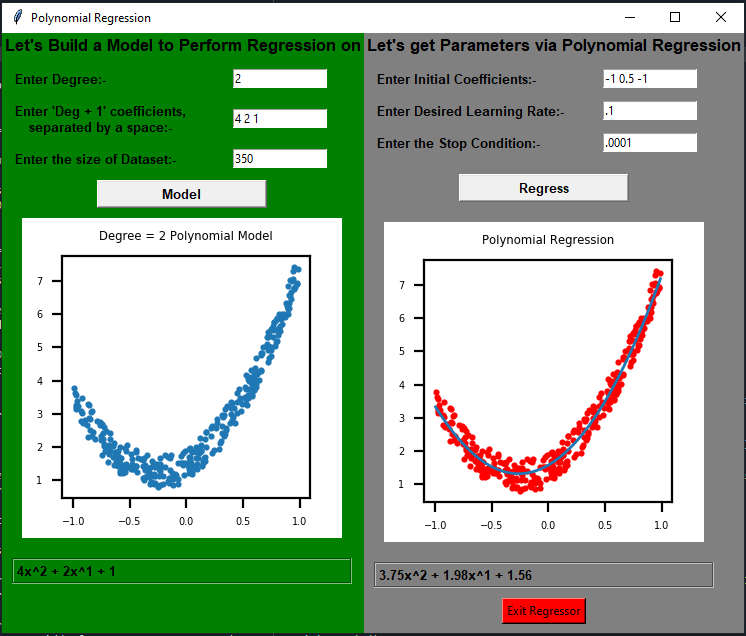

The Python source for this figure:
import numpy as np
from tkinter import *
import torch
import matplotlib; matplotlib.use("TkAgg")
from matplotlib.backends.backend_tkagg import FigureCanvasTkAgg
from matplotlib.figure import Figure

matplotlib.rcParams.update({'font.size': 3.5})
font1 = ('Helvetica', 13, 'bold')
font2 = ('Helvetica', 10, 'bold')

gui = Tk()
gui.geometry('742x600+200+50')
gui.title('Polynomial Regression')

def mdl():
    global c, n, x1, x, y, d
    degree = deg.get(); d = int(degree)
    c1 = co.get(); c = [float(i) for i in (c1.split(sep = ' '))]; 
    c2 = c1.split(sep = " ");
    n1 = nnum.get(); n = int(n1);
    
    x1 = torch.ones(n, 2);
    x1[:, 0].uniform_(-1, 1);
    x1, indicies = torch.sort(x1, 0)
    
    c = torch.as_tensor(c);
    x = torch.ones(n, d + 1);
    for i in range(0, d + 1, 1):
        x[:, len(x[1]) - 1 - i] = pow(x1[:,0], i)
    y = x@c + torch.rand(n);
    
    s = 'x'
    p = ''
    for i in range(0, d + 1, 1):
        if (i < d):
            s1 = str(c2[i]) + s + '^' + str(d-i) + ' + '
        else:
            s1 = str(c2[i])
        p += s1
   
    parammlabel['text'] = p
    
    f = Figure(figsize = (1.6, 1.6), dpi = 200)
    f1 = f.add_subplot(111)
    f1.scatter(x1[:,0], y, s = 1.5)
    t = "Degree = " + str(d) + " Polynomial Model"
    f1.set_title(t)
    canv = FigureCanvasTkAgg(f, model)
    canv.get_tk_widget().grid(column = 0, row = 7, padx = 20, pady = 10, columnspan = 2, sticky = 'w')

def mse(y, yhat): return((y - yhat)**2).mean()

def quitc(): gui.destroy()

def update():
    yhat = x@a
    loss = mse(y, yhat)
    loss.backward() # The derivate
    with torch.no_grad():
      a.sub_(lr * a.grad)
      a.grad.zero_()
    return loss

def poly():
    global a, b, t, losso, lr
    b = ci.get(); b = [float(i) for i in (b.split(sep = " "))];
    a = torch.as_tensor(b); a = torch.nn.Parameter(a)
    lr = lrate.get(); lr = float(lr);
    stop = sc.get(); stop = float(stop);
    losso = 0; t = 0;
    
    while(True):
        l = update()
        if(abs(l - losso) <= stop): break
        losso = l
        t += 1
    
    b1 = np.array(a.data)
    b1 = [round(i, 2) for i in b1]
    s = 'x'
    p = ''
    for i in range(0, d + 1, 1):
        if (i < d):
            s1 = str(b1[i]) + s + '^' + str(d-i) + ' + '
        else:
            s1 = str(b1[i])
        p += s1
    
    rparammlabel['text'] = p
    
    ff = Figure(figsize = (1.6, 1.6), dpi = 200)
    ff1 = ff.add_subplot(111)
   
    ff1.scatter(x1[:,0], y, s = 1.5, c = "red");
    line, = ff1.plot(x1[:,0], x@a.data, linewidth = 1)
    ff1.set_title("Polynomial Regression")
    
    canv = FigureCanvasTkAgg(ff, regressor)
    canv.get_tk_widget().grid(column = 0, row = 7, padx = 20, pady = 10, columnspan = 2, sticky = 'w')


model = Frame(gui, bg = 'green', width = 400); model.pack(side=LEFT, fill = BOTH)
title1 = Label(model, text = "Let's Build a Model to Perform Regression on", font = font1, bg = 'green')
title1.grid(column = 0, row = 0, columnspan = 4)

deglabel = Label(model, text = "Enter Degree:-", font = font2, bg = 'green'); deglabel.grid(column = 0, row = 2, padx = 10, pady = 10, sticky = 'w')
deg = Entry(model, width = 15); deg.grid(column = 1, row = 2, padx = 10, pady = 10, sticky = 'w')

coelabel = Label(model, text = "Enter 'Deg + 1' coefficients,\nseparated by a space:-", font = font2, bg = 'green'); coelabel.grid(column = 0, row = 3, padx = 10, sticky = 'w')
co = Entry(model, width = 15); co.grid(column = 1, row = 3, padx = 10, sticky = 'w')

nlabel = Label(model, text = "Enter the size of Dataset:-", font = font2, bg = 'green'); nlabel.grid(column = 0, row = 4, padx = 10, pady = 10, sticky = 'w')
nnum = Entry(model, width = 15); nnum.grid(column = 1, row = 4, padx = 10, pady = 10, sticky = 'w')
                             
modelbut = Button(model, text = "Model", font = font2, bd = 2, relief = "raised", width = 20, comman = mdl); modelbut.grid(column = 0, row = 6, columnspan = 2, padx = 5)

paramframe = LabelFrame(model, bg = 'green', height = 20); paramframe.grid(column = 0, row = 8, columnspan = 2, padx = 10, pady = 10, sticky = 'nesw')
parammlabel = Label(paramframe, bg = 'green', font = font2); parammlabel.grid(column = 0, row = 0, sticky = 'e')

regressor = Frame(gui, bg = 'gray', width = 400); regressor.pack(side=RIGHT, fill = BOTH)
title2 = Label(regressor, text = "Let's get Parameters via Polynomial Regression", font = font1, bg = 'gray')
title2.grid(column = 0, row = 0, columnspan = 4)

cilabel = Label(regressor, text = "Enter Initial Coefficients:-", font = font2, bg = 'gray'); cilabel.grid(column = 0, row = 2, padx = 10, pady = 10, sticky = 'w')
ci = Entry(regressor, width = 15); ci.grid(column = 1, row = 2, padx = 10, pady = 10, sticky = 'w')

lrlabel = Label(regressor, text = "Enter Desired Learning Rate:-", font = font2, bg = 'gray'); lrlabel.grid(column = 0, row = 3, padx = 10, sticky = 'w')
lrate = Entry(regressor, width = 15); lrate.grid(column = 1, row = 3, padx = 10, sticky = 'w')

sclabel = Label(regressor, text = "Enter the Stop Condition:-", font = font2, bg = 'gray'); sclabel.grid(column = 0, row = 4, padx = 10, pady = 10, sticky = 'w')
sc = Entry(regressor, width = 15); sc.grid(column = 1, row = 4, padx = 10, pady = 10, sticky = 'w')

polybut = Button(regressor, text = "Regress", font = font2, bd = 2, relief = "raised", width = 20, comman = poly); polybut.grid(column = 0, row = 6, columnspan = 2, pady = 10, padx = 5)

rparamframe = LabelFrame(regressor, bg = 'gray', height = 20); rparamframe.grid(column = 0, row = 8, columnspan = 2, padx = 10, pady = 10, sticky = 'nesw')
rparammlabel = Label(rparamframe, bg = 'gray', font = font2); rparammlabel.grid(column = 0, row = 0, sticky = 'e')

qbut = Button(regressor, bg = "red", bd = 2, relief = "raised", text = "Exit Regressor", command = quitc); qbut.grid(column = 0, row = 10, columnspan = 2, padx = 5)

gui.mainloop()
